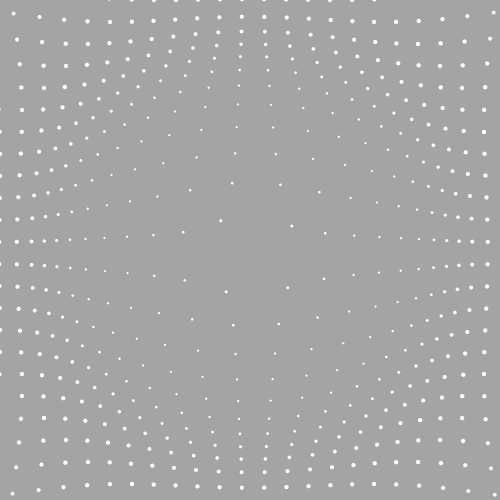
Frame 1 (no input)
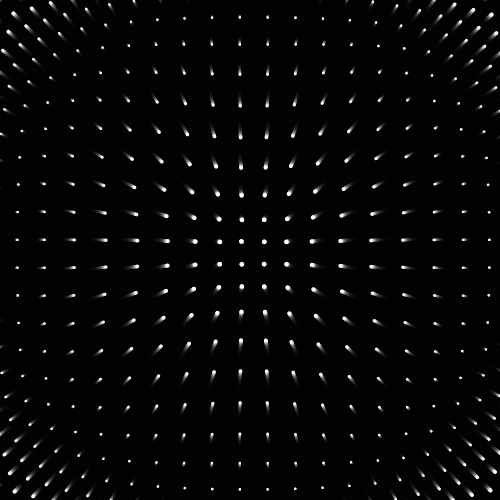
Frame 60 (the mouse pressed at the canvas centre just before this capture)
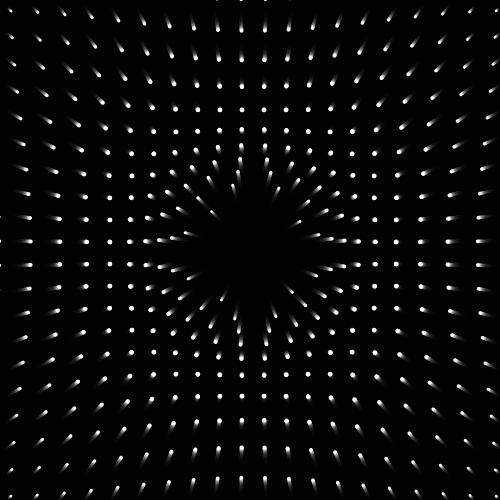
Frame 120 (the mouse held since frame 60 and released just before this capture)

The Processing sketch that drew these frames (run headless with seeded random() and noise(); from frame 60 on, the mouse is pressed at the canvas centre):

// Processing sketch: processing_181628
// ── processing_181628.pde

float unit, theta;
int num = 22, frames=180;

void setup() {
  size(500, 500);
  unit = width/num;
}

void draw() {
  fill(0,50);
  noStroke();
  rect(0,0,width, height);
  fill(255);
  for (int y=0; y<=num; y++) {
    for (int x=0; x<=num; x++) {
      float distance = dist(width/2, height/2, x*unit, y*unit);
      float offSet = map(distance, 0, sqrt(sq(width/2)+sq(height/2)), 0, TWO_PI);
      float sz = map(sin(theta+offSet), -1, 1, unit*.2, unit*.1);
      float angle = atan2(y*unit-height/2, x*unit-width/2);
      pushMatrix();
      translate(x*unit, y*unit);
      rotate(angle);
      float px = map(sin(theta+offSet),-1,1,0,50);
      ellipse(px,0, sz, sz);
      popMatrix();
    }
  }
  stroke(255);

  theta -= TWO_PI/frames;
}
